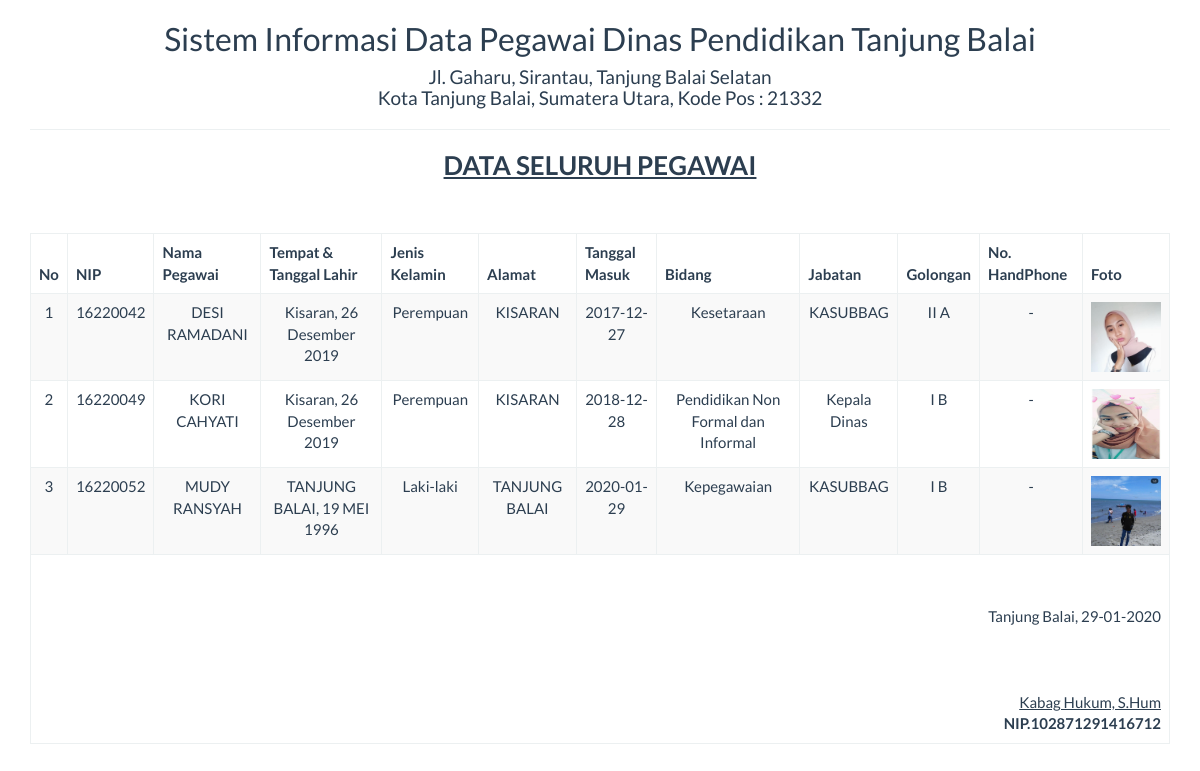
/report/pegawai_semua.php, run on the app's committed database.
### tables this page shows
CREATE TABLE `pegawai` (
  `nip` varchar(50) NOT NULL,
  `nm_pegawai` varchar(70) NOT NULL,
  `ttl` varchar(225) NOT NULL,
  `jk` varchar(20) NOT NULL,
  `alamat` text NOT NULL,
  `tgl_masuk` date NOT NULL,
  `bidang` varchar(220) NOT NULL,
  `jabatan` varchar(50) NOT NULL,
  `golongan` varchar(50) NOT NULL,
  `nohp` varchar(12) NOT NULL,
  `nama_file` varchar(50) NOT NULL,
  `ukuran_file` int(11) NOT NULL,
  `direktori` varchar(50) NOT NULL
);

### report/pegawai_semua.php (the view, shortened to what this page needs)
<!DOCTYPE html>
<html>
    <head>
        <link href="../Assets/css/bootstrap.min.css" rel="stylesheet" type="text/css"/>
    </head>
    <body onload="print()">
        <?php
        include '../config/koneksi.php';
        ?>
        <div class="container">
            <div class='row'>
                <div class="col-sm-12">
                    <div class="text-center">
                        <h2>Sistem Informasi Data Pegawai Dinas Pendidikan Tanjung Balai </h2>
                        <h4>Jl. Gaharu, Sirantau, Tanjung Balai Selatan<br>
                        Kota Tanjung Balai, Sumatera Utara, Kode Pos : 21332</h4>
                        <hr>
                        <h3><b><u>DATA SELURUH PEGAWAI</u></b></h3><br><br>
                        <table class="table table-bordered table-striped table-hover">
                        <tbody>
                                <thead>
								<tr>
                                    <th>No</th>
									<th>NIP</th>
                                    <th>Nama Pegawai</th>
                                    <th>Tempat & Tanggal Lahir</th>
                                    <th>Jenis Kelamin</th>
                                    <th>Alamat</th>
                                    <th>Tanggal Masuk</th>
                                    <th>Bidang</th>
                                    <th>Jabatan</th>
                                    <th>Golongan</th>
                                    <th>No. HandPhone</th>
                                    <th>Foto</th>
								</tr>
								</thead>
							<tbody>
                            <?php
                            $sql = "SELECT * FROM pegawai";
                            $query = mysqli_query($koneksi, $sql) or die("SQL Anda Salah");
                            $nomor = 0;
                            while ($data = mysqli_fetch_array($query)) {
                                $nomor++;
                                ?>
                                <tr>
                                    <td><?= $nomor ?></td>
                                    <td><?= $data['nip'] ?></td>
                                    <td><?= $data['nm_pegawai'] ?></td>
                                    <td><?= $data['ttl'] ?></td>
                                    <td><?= $data['jk'] ?></td>
                                    <td><?= $data['alamat'] ?></td>
                                    <td><?= $data['tgl_masuk'] ?></td>
                                    <td><?= $data['bidang'] ?></td>
                                    <td><?= $data['jabatan'] ?></td>
                                    <td><?= $data['golongan'] ?></td>
                                    <td><?= $data['nohp'] ?></td>
                                    <td><img src= "../foto/<?= $data['nama_file']?>" style='height:70px; width:70px'>
                                </tr>
                            <?php } ?>
							</tbody>
                        </tbody>
                            <tfoot>
                                <tr>
                                    <td colspan="12" class="text-right">
                                        <br><br>Tanjung Balai,  <?= date("d-m-Y") ?>
                                        <br><br><br><br>
                                        <u>Kabag Hukum, S.Hum<strong></u><br>
                                        NIP.102871291416712
									</td>
								</tr>
							</tfoot>
                        </table>
                    </div>
                </div>
            </div>
    </body>
</html>

### data on the page
pegawai: nip "16220042", nm_pegawai "DESI RAMADANI", ttl "Kisaran, 26 Desember 2019", jk "Perempuan", alamat "KISARAN", tgl_masuk "2017-12-27", bidang "Kesetaraan", jabatan "KASUBBAG", golongan "II A", nohp "-", nama_file (picture)
pegawai: nip "16220049", nm_pegawai "KORI CAHYATI", ttl "Kisaran, 26 Desember 2019", jk "Perempuan", alamat "KISARAN", tgl_masuk "2018-12-28", bidang "Pendidikan Non Formal dan Informal", jabatan "Kepala Dinas", golongan "I B", nohp "-", nama_file (picture)
pegawai: nip "16220052", nm_pegawai "MUDY RANSYAH", ttl "TANJUNG BALAI, 19 MEI 1996", jk "Laki-laki", alamat "TANJUNG BALAI", tgl_masuk "2020-01-29", bidang "Kepegawaian", jabatan "KASUBBAG", golongan "I B", nohp "-", nama_file (picture)
